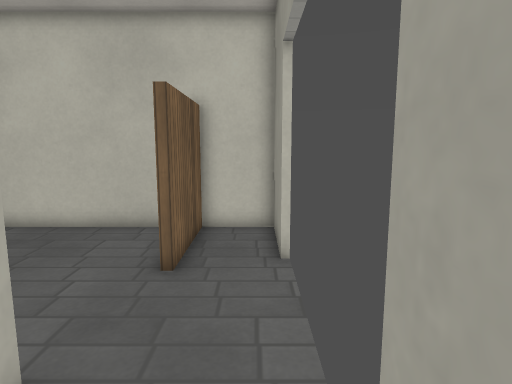
View 1 (above)

15 first-person views from a walk through a 3-D level made in the Godot game engine. The camera is 1.5 m above the floor, tilts 8° down and sees 75° across. The floor is counted in squares, 0.5 m on a side. Each view is taken from the middle of a square. On the plan, view 1 faces up. The plan holds only what a view shows up to about 20 squares ahead; the rest is blank. Surface patterns are stand-ins for the level's own textures.

View 2
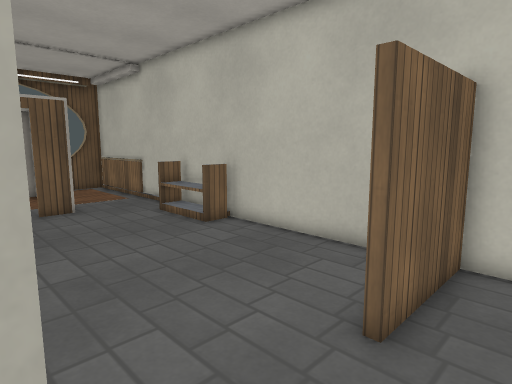

View 3
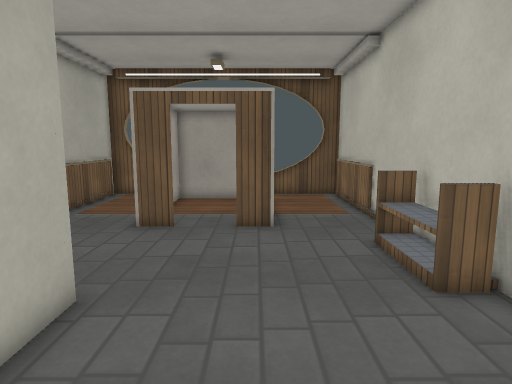

View 4
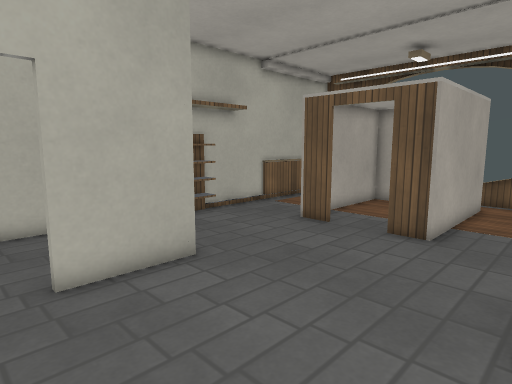

View 5
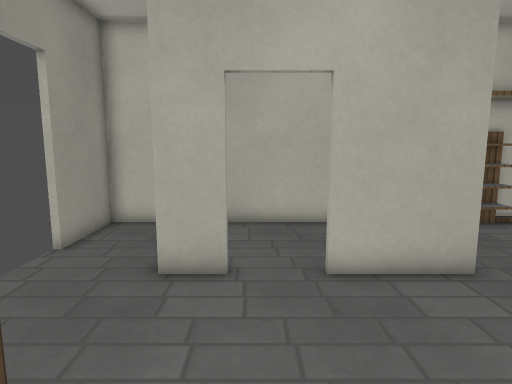

View 6
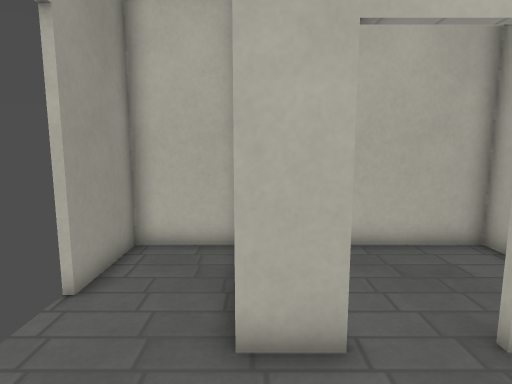

View 7
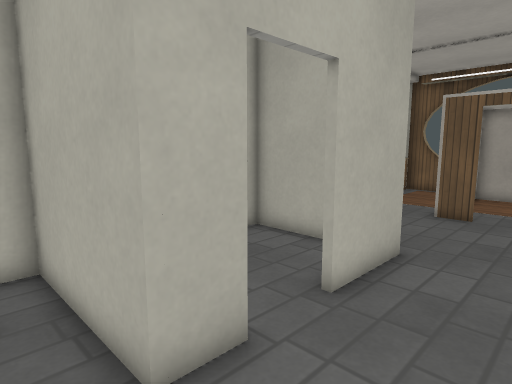

View 8
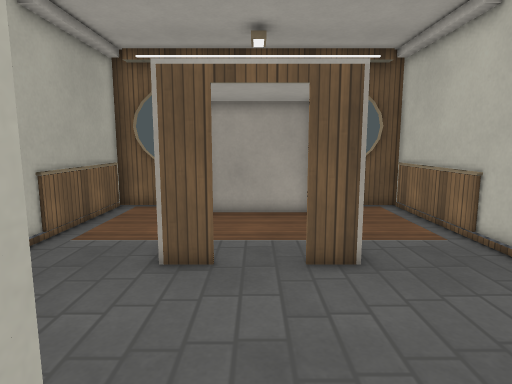

View 9
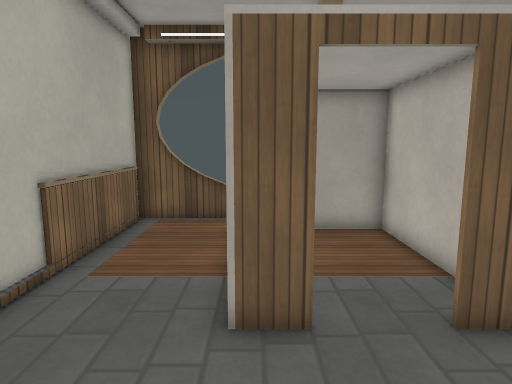

View 10
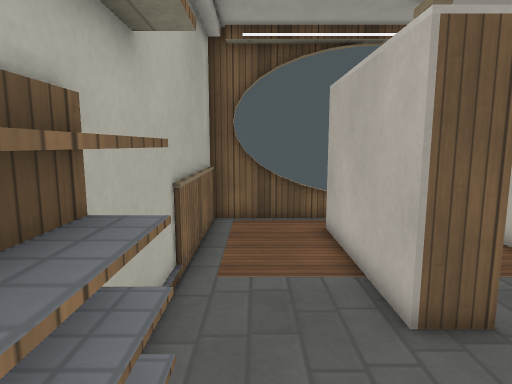

View 11
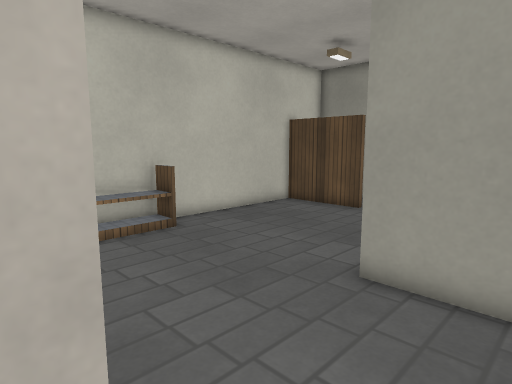

View 12
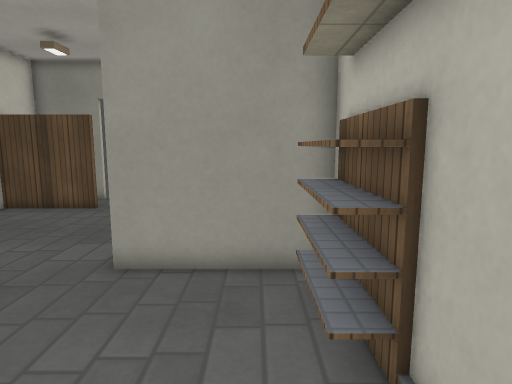

View 13
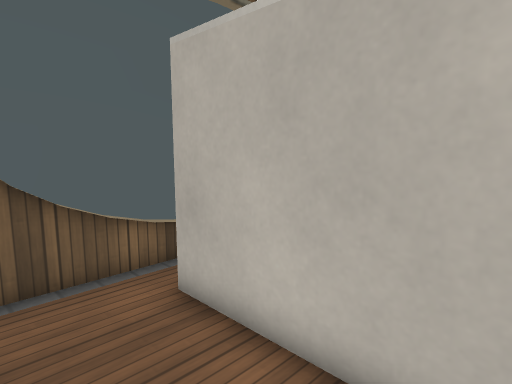

View 14
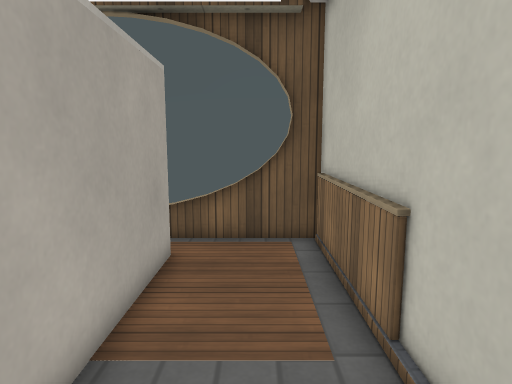

View 15
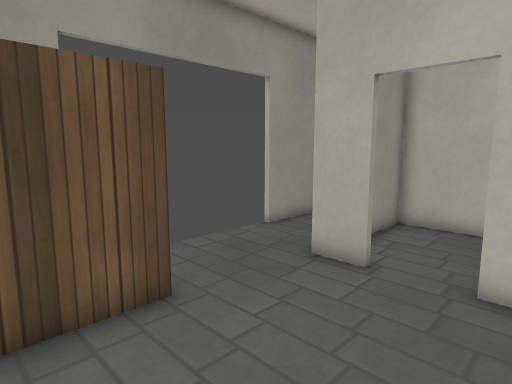

### Floor plan
Points are (right, up) in squares from view 1. A wall is a line through its corners. A room is listed if a view was taken in it or the views show most of it. See-through windows are left out.
Room 1 (views 1, 2, 3, 4, 5, 6, 7, 8, 9, 10, 11, 12, 13, 14, 15)
walls: (-16.1, 4) (-16.1, 2.5) (-22.9, 2.5); (-10.7, 10.6) (-10.7, 11.9) (-10.7, 10.7) (-14.1, 10.7); (-10.5, 11.9) (-10.5, 10.7); (-13.9, 11.9) (-13.9, 10.6); (-18.2, 7.5) (-22.7, 7.5) (-22.7, 2.7) (-18.2, 2.7); (-4.4, 3.5) (-2.7, 3.5) (-2.7, -1.9) (0.7, -1.9) (0.7, 1.6); (-14.4, -1.7) (-11, -1.7); (-10.1, -1.9) (-10.1, 3.5) (-6.6, 3.5); (-22.9, 7.7) (-16.1, 7.7) (-16.1, 6.2); (0.7, 8.5) (0.7, 12.1) (-2, 12.1) (-2, 7.5) (-2.3, 7.5) (-2.3, 12.1) (-24.6, 12.1) (-24.6, 7.5); (-24.6, 2.6) (-24.6, -1.9) (-14.3, -1.9) (-14.3, -0.9) (-11, -0.9); (-24.1, -1.7) (-18.4, -1.7)
ways out: opening at (-5.5, 3) to room 2
Room 2 (no view inside)
walls: (-9.9, 1.2) (-9.9, -1.9) (-2.9, -1.9) (-2.9, 0.4)
ways out: opening at (-5.5, 3) to room 1

Where each view was taken, in squares from view 1:
view 1: 0 up, 0 right, facing up
view 2: 3 up, 0 right, facing up-left
view 3: 7 up, 4 left, facing left
view 4: 11 up, 5 left, facing down-left
view 5: 11 up, 5 left, facing down
view 6: 8 up, 3 left, facing down
view 7: 7 up, 1 left, facing down-left
view 8: 5 up, 8 left, facing left
view 9: 3 up, 11 left, facing left
view 10: 0 up, 11 left, facing left
view 11: 0 up, 17 left, facing up-right
view 12: 0 up, 18 left, facing right
view 13: 1 down, 17 left, facing up-left
view 14: 10 up, 14 left, facing left
view 15: 11 up, 8 left, facing down-right
